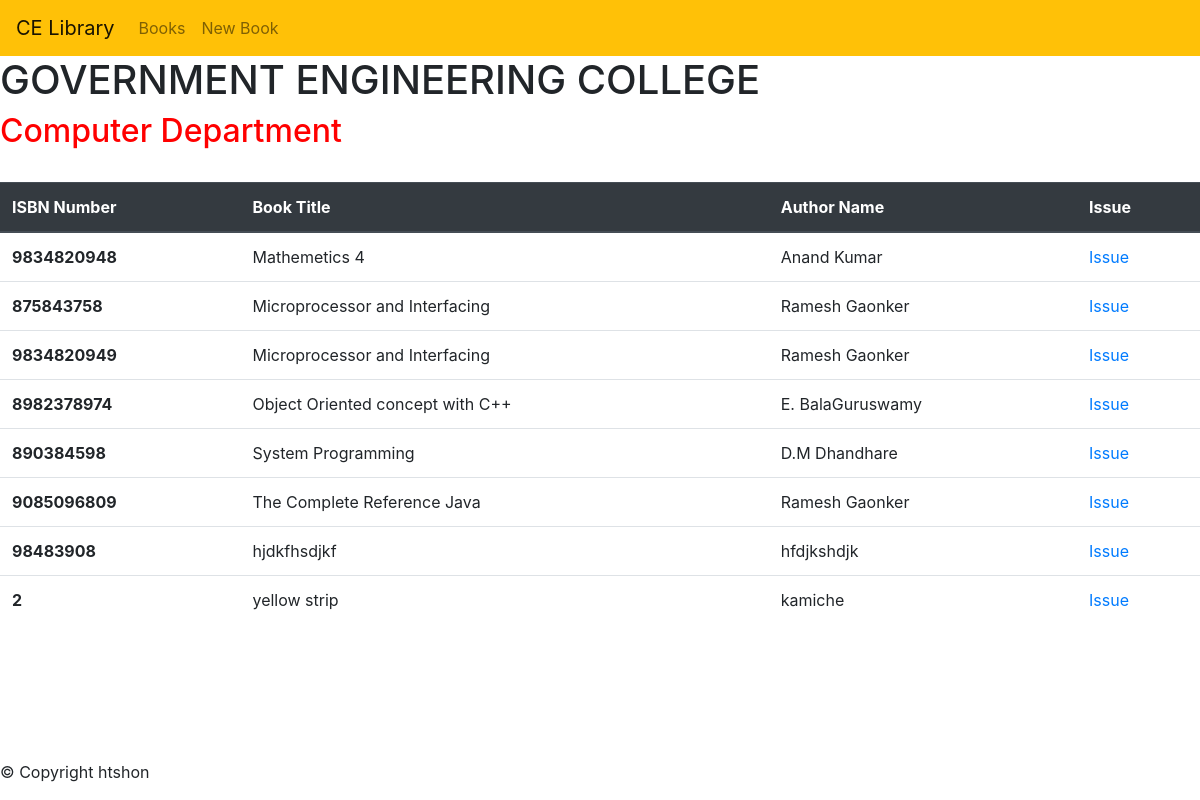
The page /books/ on the database its author committed.
### Books/models.py (models this page shows)
class Book(models.Model):
    BookISBN = models.IntegerField(primary_key=True)
    BookTitle = models.CharField(max_length=150)
    BookAuthor = models.CharField(max_length=100)

### Books/views.py (the view)
# urls.py: path('books/', BookList.as_view() ,name='home'),
class BookList(ListView):
    model = Book
    template_name = "books.html"
    context_object_name = "bookObj"
    ordering = ['BookTitle']

### Books/templates/books.html (shortened to what this page needs)
{% extends 'base.html' %}
{% block content %}
<br>
<table class="table">
  <thead class="thead-dark">
    <tr>
      <th scope="col">ISBN Number</th>
      <th scope="col">Book Title</th>
      <th scope="col">Author Name</th>
      <th scope="col">Issue</th>
    </tr>
  </thead>
  <tbody>
  {% for book in bookObj %}
    <tr>
      <th scope="row">{{book.BookISBN}}</th>
      <td>{{book.BookTitle}}</td>
      <td>{{book.BookAuthor}}</td>
      <td><a href="{% url 'book_issue' book.pk %}" class="link-a">Issue
      </a></td>
    </tr>
  {% endfor %}
  </tbody>
</table>
{% endblock %}

### Books/templates/base.html (shortened to what this page needs)
{% load crispy_forms_tags %}
<!DOCTYPE html>
<html lang="en">
<head>
    <link rel="stylesheet" href="https://stackpath.bootstrapcdn.com/bootstrap/4.3.1/css/bootstrap.min.css">
</head>
<div>
<nav class="navbar navbar-expand-lg navbar-light bg-warning">
  <div class="collapse navbar-collapse" id="navbarTogglerDemo01">
    <a class="navbar-brand" href="{% url 'index' %}">CE Library</a>
    <ul class="navbar-nav mr-auto mt-2 mt-lg-0">
      <li class="nav-item">
        <a class="nav-link" href="{% url 'home' %}">Books</a>
      </li>
      <li class="nav-item">
        <a class="nav-link" href="{% url 'book_add' %}">New Book<span class="sr-only">(current)</span></a>
      </li>
    </ul>
  </div>
</nav>
<h1> GOVERNMENT ENGINEERING COLLEGE</h1>
<h2 style="color:red"> Computer Department</h2>
<div class="wrapper" >
      {% block content %}
      {% endblock %}
</div>
 <div class="footer" style="position:fixed; bottom:0;">
            <p class="copyright color-text-a">
              &copy; Copyright
              <span class="color-a">htshon</span>
            </p>
 </div>
</body>
</html>

### rows shown on the page
Book: BookISBN "9834820948", BookTitle "Mathemetics 4", BookAuthor "Anand Kumar"
Book: BookISBN "875843758", BookTitle "Microprocessor and Interfacing", BookAuthor "Ramesh Gaonker"
Book: BookISBN "9834820949", BookTitle "Microprocessor and Interfacing", BookAuthor "Ramesh Gaonker"
Book: BookISBN "8982378974", BookTitle "Object Oriented concept with C++", BookAuthor "E. BalaGuruswamy"
Book: BookISBN "890384598", BookTitle "System Programming", BookAuthor "D.M Dhandhare"
Book: BookISBN "9085096809", BookTitle "The Complete Reference Java", BookAuthor "Ramesh Gaonker"
Book: BookISBN "98483908", BookTitle "hjdkfhsdjkf", BookAuthor "hfdjkshdjk"
Book: BookISBN "2", BookTitle "yellow strip", BookAuthor "kamiche"
